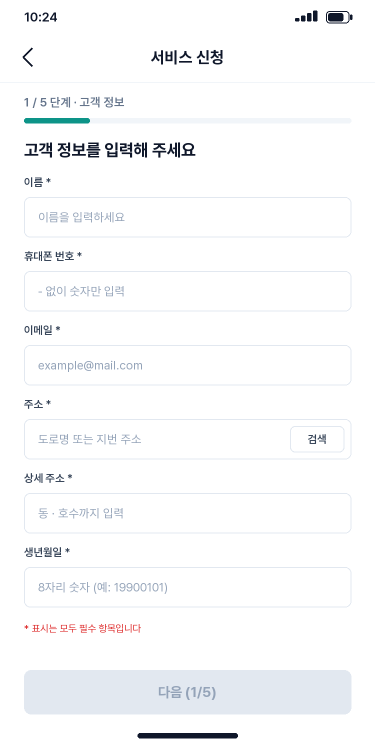
#> input picture default-skills/skills/pptx/examples/visual/assets/capture-phone-before.png, 750 x 1500 px (shown at 1/2 size)
$ python -i previews.py   (imports and definitions only)
#> lines starting #> are read from the running program, lines starting #| are printed output that depends on the picture
#!/usr/bin/env python3
"""Slide previews and overview sheets (Pillow). Run by tools/deck.mjs; never by the agent.

    python3 tools/previews.py --ir <IR dir>/ir.json --overview-dir DIR [--out-dir <stem>.preview.new
                              --pptx-name <stem>.pptx --pptx-sha256 HEX --profile P]

* previews (only with --out-dir): every slide's @2x render (IR ``referencePng2x``, else ``referencePng``) downscaled
  with LANCZOS to 1920x1080 -> ``slide-NN.png`` when the PNG is <= 2 MiB, else ``slide-NN.jpg`` (JPEG q90); then the
  first 30 (the ones share_file attaches) are fitted into the server's 32 MiB budget: while they exceed it, the
  largest one is re-encoded as JPEG (q90, then 80 … 40) — the server rejects the WHOLE sidecar past that budget;
  then ``.gitignore`` ("*"); then ``manifest.json`` LAST (docs/CONTRACT.md "Preview sidecar"): the server attaches
  these renders to share_file's card only while ``pptxSha256`` equals the bytes it stored;
* overview sheets: 3 columns x <= 4 rows of 640x360 tiles of the 1x renders (``referencePng``) with ASCII labels
  (slide number + file name) -> ``overview-N.png`` in --overview-dir.

Prints one JSON object: {"previews": [{index, file, mediaType, sha256, width, height, bytes, title}],
"overview": [file...], "manifest": path | null}. Exit 0 ok, 1 an input render is missing/unreadable, 2 usage.
"""
from __future__ import annotations

import argparse
import datetime as _dt
import hashlib
import io
import json
import os
import sys
from pathlib import Path

sys.path.insert(0, str(Path(__file__).resolve().parent))
import pdeathsig  # noqa: E402  tools/pdeathsig.py

from PIL import Image, ImageDraw, ImageFont  # noqa: E402

FORMAT = "noah-deck-preview"
VERSION = 1
PREVIEW_SIZE = (1920, 1080)
PNG_MAX_BYTES = 2 * 1024 * 1024
JPEG_QUALITY = 90
# What the server accepts (tests/deck-contract.test.ts pins these to the TypeScript constants): it attaches the first
# ATTACHED_MAX renders (MAX_PREVIEW_PAGES, src/server/deckRender.ts) only while they total <= ATTACHED_BUDGET
# (MAX_DECK_PREVIEW_TOTAL_BYTES, src/server/deckPreview.ts) and each is <= IMAGE_MAX_BYTES (MAX_CHAT_IMAGE_BYTES,
# src/server/chatImages.ts) — one violation rejects the whole sidecar. PNG_MAX_BYTES keeps every PNG under the
# per-image cap, and a 1920x1080 JPEG q90 stays far below it (pure noise: ~1.5 MiB), so only the total needs fitting:
# 30 PNGs of up to 2 MiB would be 60 MiB.
ATTACHED_MAX = 30
ATTACHED_BUDGET = 32 * 1024 * 1024
IMAGE_MAX_BYTES = 5 * 1024 * 1024
# The re-encoding steps of the fit; 30 JPEGs of pure noise at q70 are ~27 MiB, so the ladder always ends inside it.
JPEG_LADDER = (90, 80, 70, 60, 50, 40)
TILE = (640, 360)
COLS, ROWS = 3, 4
GUTTER = 8
LABEL_H = 30
TITLE_MAX = 120
KIT = Path(__file__).resolve().parents[1]


# [32 lines left out: functions generator, title_of, resolve, not called in this run]


def sha256(b: bytes) -> str:
    return hashlib.sha256(b).hexdigest()


def render_preview(src: Path) -> Image.Image:
    """The render flattened onto white and downscaled (LANCZOS) to the preview size."""
    with Image.open(src) as im:
#> im is the input picture: PIL image 750x1500 RGB; mean R, G, B 249.2, 249.9, 250.8
        im.load()
        if im.mode in ("RGBA", "LA", "P"):
            rgba = im.convert("RGBA")
            bg = Image.new("RGB", rgba.size, (255, 255, 255))
            bg.paste(rgba, mask=rgba.split()[-1])
            rgb = bg
        else:
            rgb = im.convert("RGB")
    return rgb.resize(PREVIEW_SIZE, Image.LANCZOS)
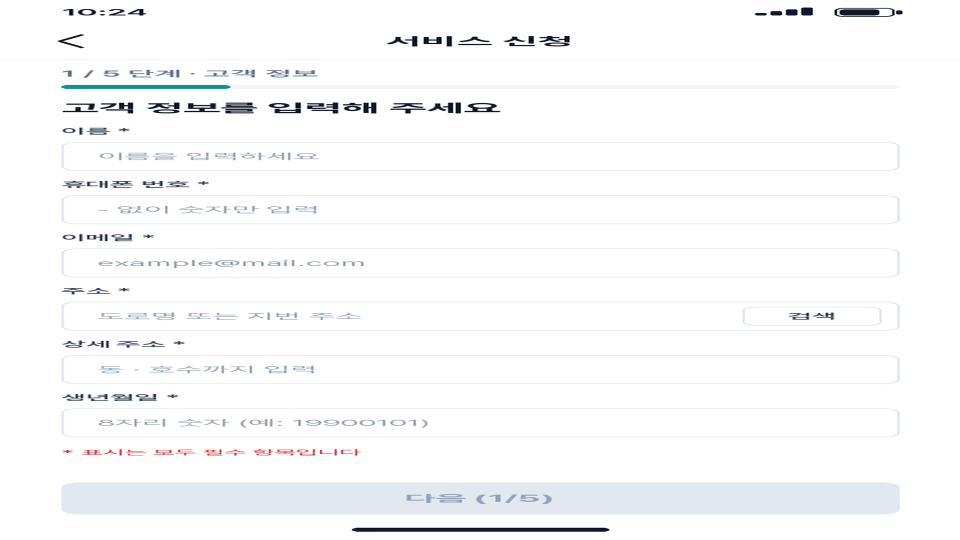
#> returned value: PIL image 1920x1080 RGB (shown at 1/2 size); mean R, G, B 249.1, 249.7, 250.7


# [162 lines left out: functions _encode, encode_preview, _store, fit_attached, write_previews, _font and 2 more, not called in this run]


# [2 lines not run here, left out]

>>> result = render_preview('../../examples/visual/assets/capture-phone-before.png')
